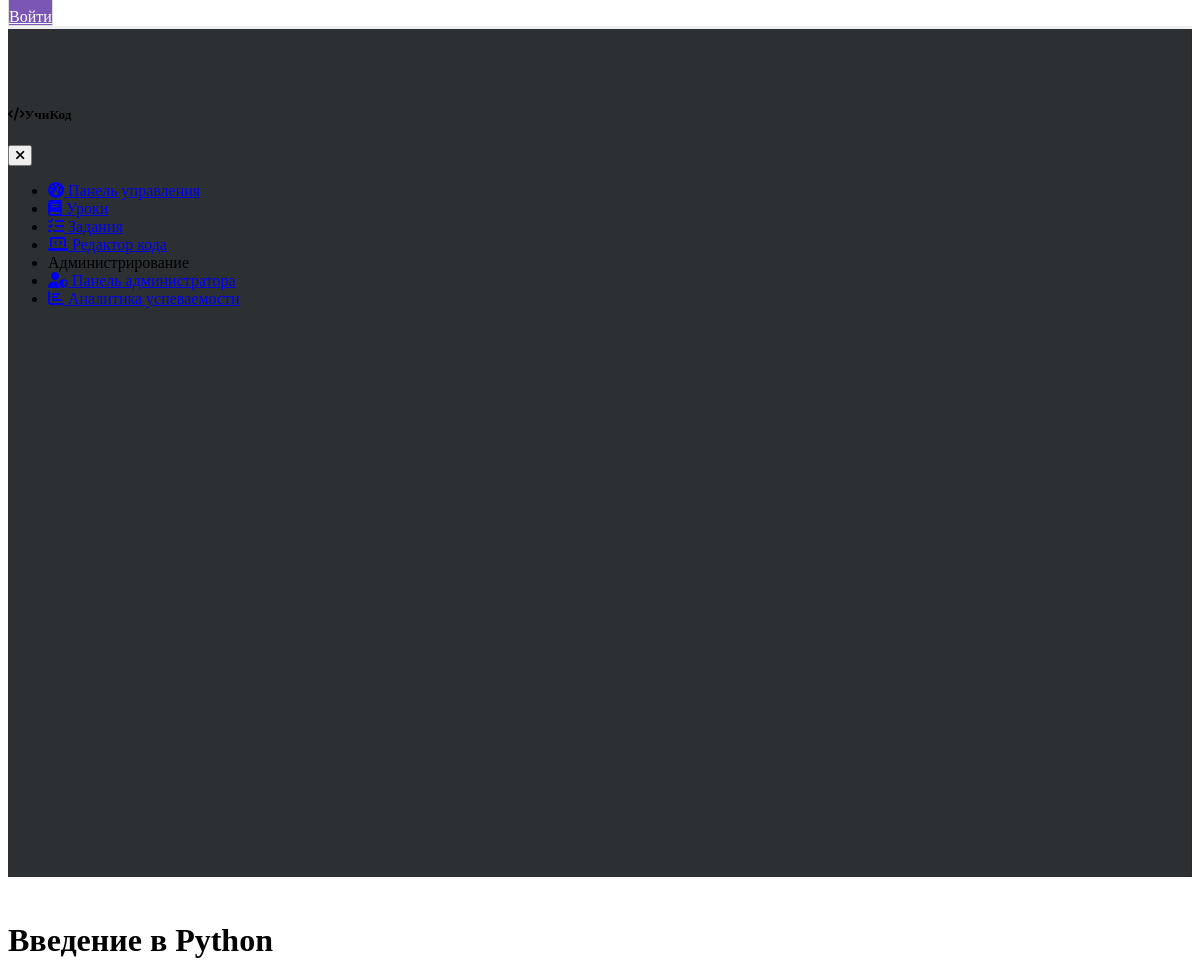
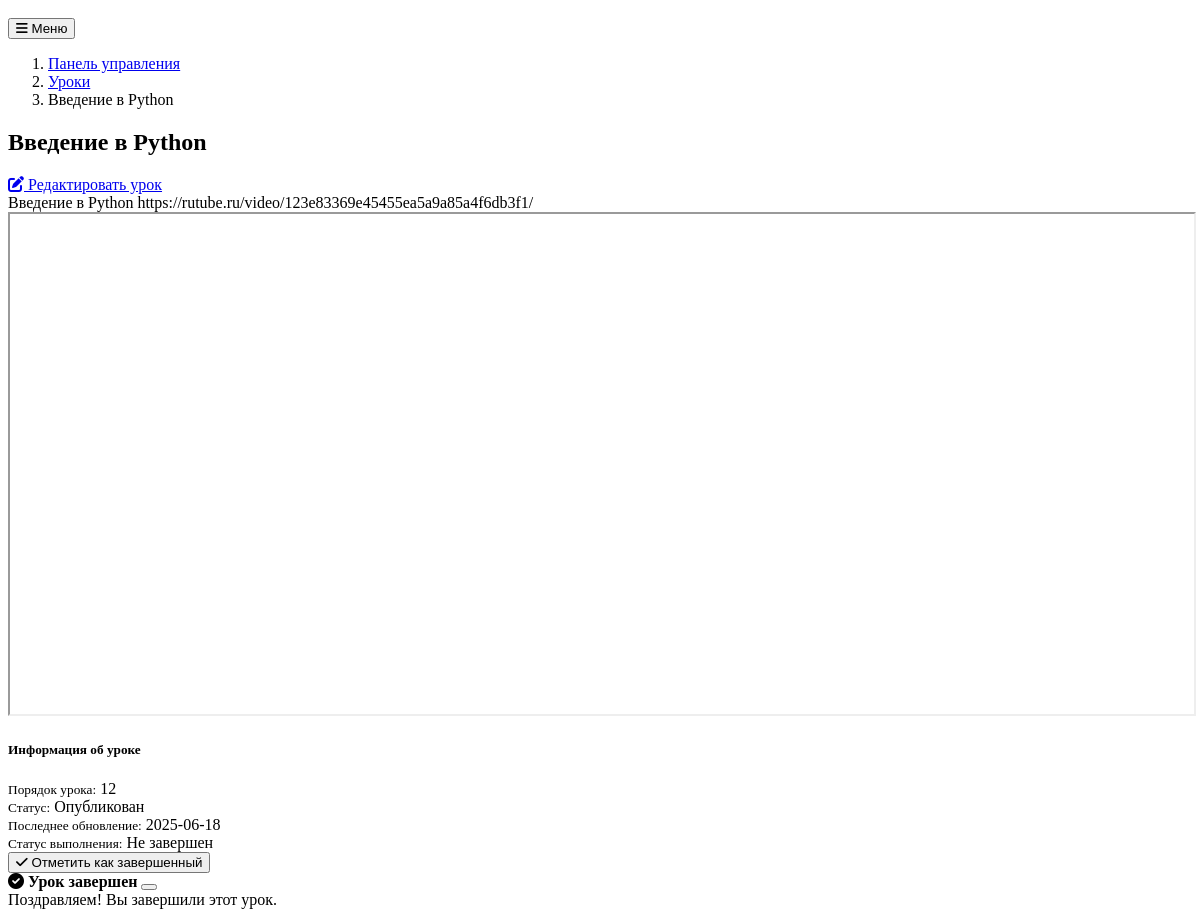
/lessons/2, run on the app's committed database (2 pictures, top to bottom).
### models.py (models this page shows, shortened)
class Lesson(db.Model):
    __tablename__ = 'lesson'
    id = db.Column(db.Integer, primary_key=True)
    title = db.Column(db.String(120), nullable=False)
    content = db.Column(db.Text, nullable=False)
    order = db.Column(db.Integer, nullable=False)
    is_published = db.Column(db.Boolean, default=False)
    date_created = db.Column(db.DateTime, default=datetime.utcnow)
    date_updated = db.Column(db.DateTime, default=datetime.utcnow, onupdate=datetime.utcnow)
    is_completed = db.Column(db.Boolean, default=False)
    date_completed = db.Column(db.DateTime, nullable=True)

### app.py (the view)
@app.route('/lessons/<int:lesson_id>', methods=['GET', 'POST'])
def lesson_detail(lesson_id):
    lesson = Lesson.query.get_or_404(lesson_id)
    if not lesson.is_published:
        abort(404)
    video_pattern = r"(https?://(?:www\.)?rutube\.ru/video/([a-zA-Z0-9_-]+)/?)"
    video_url = None
    video_id = None
    match = re.search(video_pattern, lesson.content)
    if match:
        video_url = match.group(1)  # Ссылка на видео
        video_id = match.group(2)  # ID видео
    return render_template(
        'lesson_detail.html',
        title=lesson.title,
        lesson=lesson,
        video_url=video_url,
        video_id=video_id
    )

### templates/lesson_detail.html
{% extends "layout.html" %}
{% block content %}
<div class="container">
    {% if form %}
    <div class="row">
        <div class="col-md-10 mx-auto">
            <div class="card">
                <div class="card-header">
                    <h3 class="mb-0">{{ legend or 'Детали урока' }}</h3>
                </div>
                <div class="card-body">
                    <form method="POST" action="">
                        {{ form.hidden_tag() }}
                        <div class="mb-3">
                            {{ form.title.label(class="form-label") }}
                            {% if form.title.errors %}
                                {{ form.title(class="form-control is-invalid") }}
                                <div class="invalid-feedback">
                                    {% for error in form.title.errors %}
                                        <span>{{ error }}</span>
                                    {% endfor %}
                                </div>
                            {% else %}
                                {{ form.title(class="form-control") }}
                            {% endif %}
                        </div>
                        <div class="mb-3">
                            {{ form.order.label(class="form-label") }}
                            {% if form.order.errors %}
                                {{ form.order(class="form-control is-invalid") }}
                                <div class="invalid-feedback">
                                    {% for error in form.order.errors %}
                                        <span>{{ error }}</span>
                                    {% endfor %}
                                </div>
                            {% else %}
                                {{ form.order(class="form-control") }}
                            {% endif %}
                            <div class="form-text">Порядок отображения урока (напр., 1, 2, 3...)</div>
                        </div>
                        <div class="mb-3">
                            {{ form.content.label(class="form-label") }}
                            {% if form.content.errors %}
                                {{ form.content(class="form-control is-invalid", rows=15) }}
                                <div class="invalid-feedback">
                                    {% for error in form.content.errors %}
                                        <span>{{ error }}</span>
                                    {% endfor %}
                                </div>
                            {% else %}
                                {{ form.content(class="form-control", rows=15) }}
                            {% endif %}
                            <div class="form-text">Поддерживает форматирование Markdown для насыщенного контента.</div>
                        </div>
                        <div class="mb-3">
                            {{ form.is_published(class="form-check-input") }}
                            {{ form.is_published.label(class="form-check-label") }}
                        </div>
                        <div class="d-flex justify-content-between">
                            <a href="{{ url_for('lessons') }}" class="btn btn-secondary">Отмена</a>
                            {{ form.submit(class="btn btn-primary") }}
                        </div>
                    </form>
                </div>
            </div>
        </div>
    </div>
    {% else %}
    <div class="row">
        <div class="col-md-9">
            <nav aria-label="breadcrumb" class="mb-4">
                <ol class="breadcrumb">
                    <li class="breadcrumb-item"><a href="{{ url_for('dashboard') }}">Панель управления</a></li>
                    <li class="breadcrumb-item"><a href="{{ url_for('lessons') }}">Уроки</a></li>
                    <li class="breadcrumb-item active" aria-current="page">{{ lesson.title }}</li>
                </ol>
            </nav>
            <div class="d-flex justify-content-between align-items-center mb-4">
                <h2 class="mb-0">{{ lesson.title }}</h2>
                <div class="btn-group">
                    <a href="{{ url_for('edit_lesson', lesson_id=lesson.id) }}" class="btn btn-sm btn-outline-primary">
                        <i class="fas fa-edit me-1"></i> Редактировать урок
                    </a>
                </div>
            </div>
            <div class="card mb-4">
                <div class="card-body lesson-content">
                    {{ lesson.content|safe }}
                    {% if video_url %}
                        <div class="embed-responsive embed-responsive-16by9 mb-3 video-container">
                            <iframe class="embed-responsive-item" src="https://rutube.ru/play/embed/{{ video_id }}" allowfullscreen></iframe>
                        </div>
                    {% endif %}
                </div>
            </div>
        </div>
        <div class="col-md-3">
            <div class="card sticky-top" style="top: 20px">
                <div class="card-header">
                    <h5 class="mb-0">Информация об уроке</h5>
                </div>
                <div class="card-body">
                    <div class="mb-3">
                        <small class="text-muted d-block">Порядок урока:</small>
                        <span class="badge bg-primary">{{ lesson.order }}</span>
                    </div>
                    <div class="mb-3">
                        <small class="text-muted d-block">Статус:</small>
                        {% if lesson.is_published %}
                        <span class="badge bg-success">Опубликован</span>
                        {% else %}
                        <span class="badge bg-warning text-dark">Черновик</span>
                        {% endif %}
                    </div>
                    <div class="mb-3">
                        <small class="text-muted d-block">Последнее обновление:</small>
                        <span>{{ lesson.date_updated.strftime('%Y-%m-%d') }}</span>
                    </div>
                    <div class="mb-3">
                        <small class="text-muted d-block">Статус выполнения:</small>
                        <span class="badge bg-secondary">Не завершен</span>
                    </div>
                    <div class="d-grid gap-2">
                        <form method="POST" action="{{ url_for('complete_lesson', lesson_id=lesson.id) }}">
                            <button type="submit" class="btn btn-success">
                                <i class="fas fa-check me-1"></i> Отметить как завершенный
                            </button>
                        </form>
                    </div>
                </div>
            </div>
        </div>
    </div>
    <div class="position-fixed bottom-0 end-0 p-3" style="z-index: 11">
        <div id="completion-toast" class="toast" role="alert" aria-live="assertive" aria-atomic="true">
            <div class="toast-header bg-success text-white">
                <i class="fas fa-check-circle me-2"></i>
                <strong class="me-auto">Урок завершен</strong>
                <button type="button" class="btn-close" data-bs-dismiss="toast" aria-label="Close"></button>
            </div>
            <div class="toast-body">
                Поздравляем! Вы завершили этот урок.
            </div>
        </div>
    </div>
    {% endif %}
</div>
{% endblock %}

### templates/layout.html (shortened to what this page needs)
<!DOCTYPE html>
<html lang="ru" data-bs-theme="dark">
<head>
    <link rel="stylesheet" href="https://cdn.replit.com/agent/bootstrap-agent-dark-theme.min.css">
    <link rel="stylesheet" href="https://cdnjs.cloudflare.com/ajax/libs/font-awesome/6.0.0/css/all.min.css">
    <link rel="stylesheet" href="https://cdnjs.cloudflare.com/ajax/libs/codemirror/5.65.2/codemirror.min.css">
    <link rel="stylesheet" href="https://cdnjs.cloudflare.com/ajax/libs/codemirror/5.65.2/theme/darcula.min.css">
    <link rel="stylesheet" href="{{ url_for('static', filename='css/custom.css') }}">
</head>
<body>
<nav class="navbar navbar-expand-lg navbar-light custom-navbar">
    <div class="container">
        <div class="d-flex">
            {% if current_user.is_authenticated %}
                <div class="navbar-text-overlay">
                    Привет, {{ current_user.username }}
                </div>
                <form action="{{ url_for('logout') }}" method="post">
                    <button class="btn btn-light" type="submit" style="background-color: #7b56b2; color: white;">
                        Выход
                    </button>
                </form>
            {% else %}
                <a class="btn btn-light" href="{{ url_for('login') }}" style="background-color: #7b56b2; color: white;">Войти</a>
            {% endif %}
        </div>
    </div>
</nav>
    <div class="container-fluid">
        <div class="row">
            <div class="col-md-3 col-lg-2 d-md-block sidebar" id="sidebar-menu">
                <div class="sidebar-sticky">
                    <div class="d-flex justify-content-between align-items-center p-3 mb-3 border-bottom">
                        <h5 class="m-0"><i class="fas fa-code me-2"></i>УчиКод</h5>
                        <button class="btn btn-link d-md-none" type="button" aria-label="Close sidebar">
                            <i class="fas fa-times"></i>
                        </button>
                    </div>
                    <ul class="nav flex-column">
                        <li class="nav-item">
                            <a class="nav-link {% if request.path == '/dashboard' %}active{% endif %}" href="{{ url_for('dashboard') }}">
                                <i class="fas fa-tachometer-alt me-2"></i> Панель управления
                            </a>
                        </li>
                        <li class="nav-item">
                            <a class="nav-link {% if request.path == '/lessons' %}active{% endif %}" href="{{ url_for('lessons') }}">
                                <i class="fas fa-book me-2"></i> Уроки
                            </a>
                        </li>
                        <li class="nav-item">
                            <a class="nav-link {% if request.path == '/assignments' %}active{% endif %}" href="{{ url_for('assignments') }}">
                                <i class="fas fa-tasks me-2"></i> Задания
                            </a>
                        </li>
                        <li class="nav-item">
                            <a class="nav-link {% if request.path == '/code_editor' %}active{% endif %}" href="{{ url_for('code_editor') }}">
                                <i class="fas fa-laptop-code me-2"></i> Редактор кода
                            </a>
                        </li>
                        <li class="nav-item mt-3">
                            <div class="sidebar-heading px-3 py-2">
                                <span class="text-muted text-uppercase">Администрирование</span>
                            </div>
                        </li>
                        <li class="nav-item">
                            <a class="nav-link {% if request.path == '/admin_panel' %}active{% endif %}" href="{{ url_for('admin_panel') }}">
                                <i class="fas fa-user-shield me-2"></i> Панель администратора
                            </a>
                        </li>
                        <li class="nav-item">
                            <a class="nav-link {% if request.path == '/analytics' %}active{% endif %}" href="{{ url_for('analytics_dashboard') }}">
                                <i class="fas fa-chart-bar me-2"></i> Аналитика успеваемости
                            </a>
                        </li>
                    </ul>
                </div>
            </div>
            <main class="col-md-9 ms-sm-auto col-lg-10 px-md-4 main-content">
                <div class="d-flex justify-content-between flex-wrap flex-md-nowrap align-items-center pt-3 pb-2 mb-3 border-bottom">
                    <h1 class="h2">{{ title }}</h1>
                    <div class="btn-toolbar mb-2 mb-md-0">
                        <button class="btn btn-sm btn-outline-secondary d-md-none" id="mobile-menu-toggle">
                            <i class="fas fa-bars"></i> Меню
                        </button>
                    </div>
                </div>
                {% block content %}{% endblock %}
            </main>
        </div>
    </div>
</body>
</html>

### templates/custom.css (style rules this page uses)
.sidebar { height: 100%; min-height: 100vh; position: sticky; top: 0; z-index: 100; padding: 48px 0 0; box-shadow: inset -1px 0 0 rgba(0, 0, 0, .1); }
.sidebar-sticky { position: relative; top: 0; height: calc(100vh - 48px); padding-top: 0.5rem; overflow-x: hidden; overflow-y: auto; }
.main-content { padding-top: 1.5rem; }
[data-bs-theme=dark] .sidebar { background-color: rgba(33, 37, 41, 0.95); }
.custom-navbar { background-color: #ffffff; border-bottom: 3px solid #f0f0f0; position: relative; }
.video-container iframe { width: 100% !important; height: 500px !important; }
.custom-navbar .btn-light { background-color: #f8f9fa; color: #333; border: 1px solid #ddd; padding-top: 20px; }

### data on the page
Lesson: title "Введение в Python", content "Введение в Python https://rutube.ru/video/123e83369e45455ea5a9a85a4f6db3f1/", order "12", date_updated "2025-06-18"
